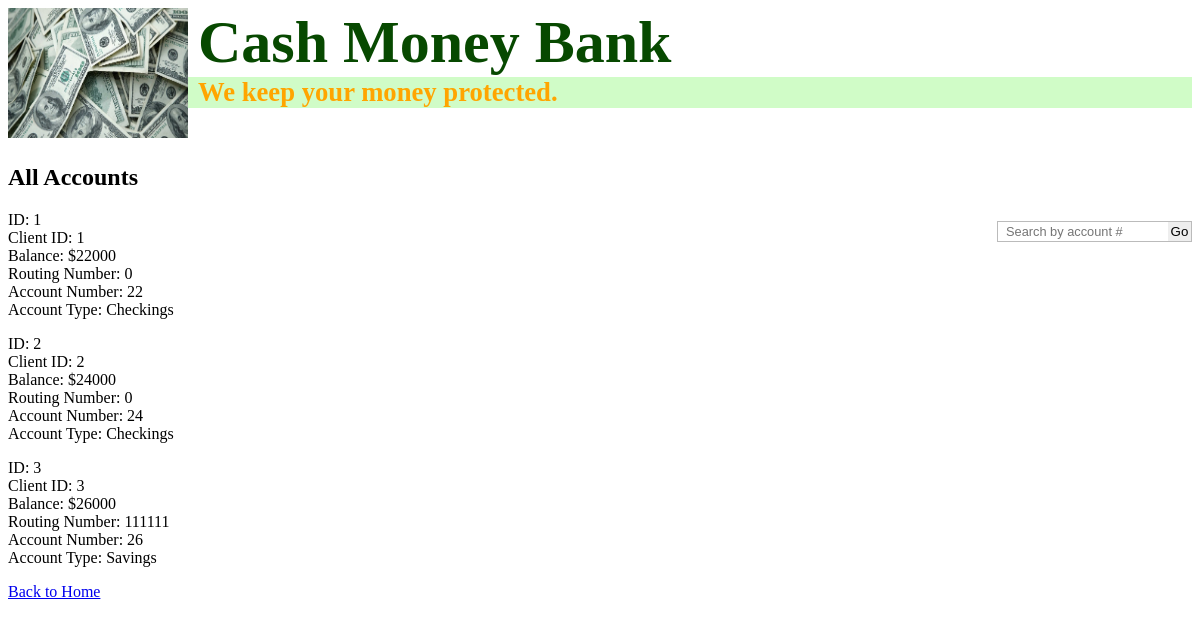
The page /account/index/ on the database its author committed.
### tables this page shows
CREATE TABLE `accounts` (
  `id` smallint(6) NOT NULL,
  `client_id` smallint(6) NOT NULL,
  `account_number` varchar(20) NOT NULL,
  `balance` varchar(40) NOT NULL,
  `routing_number` varchar(40) NOT NULL,
  `account_type` smallint(6) NOT NULL
);

### controllers/account_controller.class.php (called while the page is built, shortened)
<?php
class AccountController {
    private $account_model;
    public function __construct() {
        $this->account_model = AccountModel::getAccountModel();
    }
    public function index() {
        $accounts = $this->account_model->list_account();
        $view = new AccountIndex();
        $view->display($accounts);
    }
}

### application/dispatcher.class.php (called while the page is built, shortened)
<?php
class Dispatcher {
    public function __construct() {
        self::dispatch();
    }
    public static function dispatch() {
        $uri_array = explode('?', trim($_SERVER['REQUEST_URI'], '/'));
        $url_array = explode('/', $uri_array[0]);
        $controller = new $controllerName();
        $method = !empty($url_array[1]) ? $url_array[1] : 'index';
        $args = array();
        call_user_func_array(array($controller, $method), $args);
    }
}

### index.php (called while the page is built, shortened)
<?php
require_once ("application/autoloader.class.php");
new Dispatcher();

### models/accounts/account.class.php (called while the page is built)
<?php
class Account {
    private $id, $client_id, $account_number, $balance, $routing_number, $account_type;
    public function __construct($id, $client_id, $account_number, $balance, $routing_number, $account_type) {
        $this->id = $id;
        $this->client_id = $client_id;
        $this->account_number = $account_number;
        $this->balance = $balance;
        $this->routing_number = $routing_number;
        $this->account_type = $account_type;
    }
    public function getId() {
        return $this->id;
    }
    public function getClient_id() {
        return $this->client_id;
    }
    public function getAccount_number() {
        return $this->account_number;
    }
    public function getBalance() {
        return $this->balance;
    }
    public function getRouting_number() {
        return $this->routing_number;
    }
    public function getAccount_type() {
        return $this->account_type;
    }
    public function setId($id) {
        $this->id = $id;
    }
}

### models/accounts/account_model.class.php (called while the page is built, shortened)
<?php
class AccountModel {
    private function __construct() {
        $this->db = Database::getDatabase();
        $this->dbConnection = $this->db->getConnection();
    }
}

### application/autoloader.class.php (called while the page is built, shortened)
<?php
class Autoloader {
    public static function autoload($class) {
        $path = getcwd();
        $file = $path . DIRECTORY_SEPARATOR . self::camelCaseToUnderscore($class) . '.class.php';
    }
    private static function recursive_autoload($class, $path) {
        if (FALSE !== ($handle = opendir($path))) {
            while (FAlSE !== ($dir = readdir($handle))) {
                if (strpos($dir, '.') === FALSE) {
                    $path2 = $path . '/' . $dir;
                    $filepath = $path2 . '/' . self::camelCaseToUnderscore($class) . '.class.php';
                    if (is_readable($filepath)) {
                        break;
                    }
                }
            } closedir($handle);
        }
    }
    private static function camelCaseToUnderscore($str) {
        $characters = str_split($str);
        $characters[0] = strtolower($characters[0]);
        return implode('', $characters);
    }
}

### application/database.class.php (called while the page is built, shortened)
<?php
class Database {
    static private $_instance = NULL;
    static public function getDatabase() {
        if (self::$_instance == NULL)
            self::$_instance = new Database();
        return self::$_instance;
    }
}

### views/accounts/index/account_index.class.php (the view, shortened to what this page needs)
<?php
class AccountIndex extends AccountIndexView {
    public function display($accounts) {
        ?>
        <h2>All Accounts</h2>
        <div id="searchbar">
            <form method="get" action="<?= BASE_URL ?>/account/search/">
                <input type="text" name="query-terms" id="searchtextbox" placeholder="Search by account #" autocomplete="off">
                <input type="submit" value="Go"/>
            </form>
        </div>
        <div class="grid-container">
            <?php
            if ($accounts === 0) {
                echo "No account was found.<br><br><br><br><br>";
            } else {
                foreach ($accounts as $i => $account) {
                    $id = $account->getID();
                    $client_id = $account->getClient_id();
                    $balance = $account->getBalance();
                    $account_number = $account->getAccount_number();
                    $routing_number = $account->getRouting_number();
                    $account_type = $account->getAccount_type();
                    if ($i % 6 == 0) {
                        echo "<div class='row'>";
                    }
                    if ($account_type == 1) {
                        $account_type = "Checkings";
                    } else {
                        $account_type = "Savings";
                    }
                    echo "<div class='col'><p><a href='", BASE_URL, "/accounts/detail/$id'></a><span>ID: " . $id . "<br>Client ID: $client_id   <br>Balance: $$balance  <br>Routing Number: $routing_number<br>Account Number: " . $account_number . "<br>Account Type: " . $account_type . "</span></p></div>";
                    ?>
                    <?php
                    if ($i % 6 == 5 || $i == count($accounts) - 1) {
                        echo "</div>";
                    }
                }
            }
            ?>
            <a href="../../index/">Back to Home</a>
        </div>
        <?php
    }
}

### www/css/style.css (style rules this page uses)
#searchbar { float: right; margin-top: 10px; margin-right: 0px; position: relative; border: #bbb 1px solid; border-radius: 0px; }
#searchbar input { border: none; }
#searchbar input[type="text"] { width: 155px; padding-left: 8px; font-size: 0.8em; color: #444; }
#searchbar input[type="submit"] { border-left: 1px solid #fff; padding: 0; width: 24px; height: 19px; text-align: center; background-color: #eee; }

### rows shown on the page
accounts: id "1", client "1", balance "22000", routing_number "0", account_number "22", account_type "Checkings"
accounts: id "2", client "2", balance "24000", routing_number "0", account_number "24", account_type "Checkings"
accounts: id "3", client "3", balance "26000", routing_number "111111", account_number "26", account_type "Savings"
